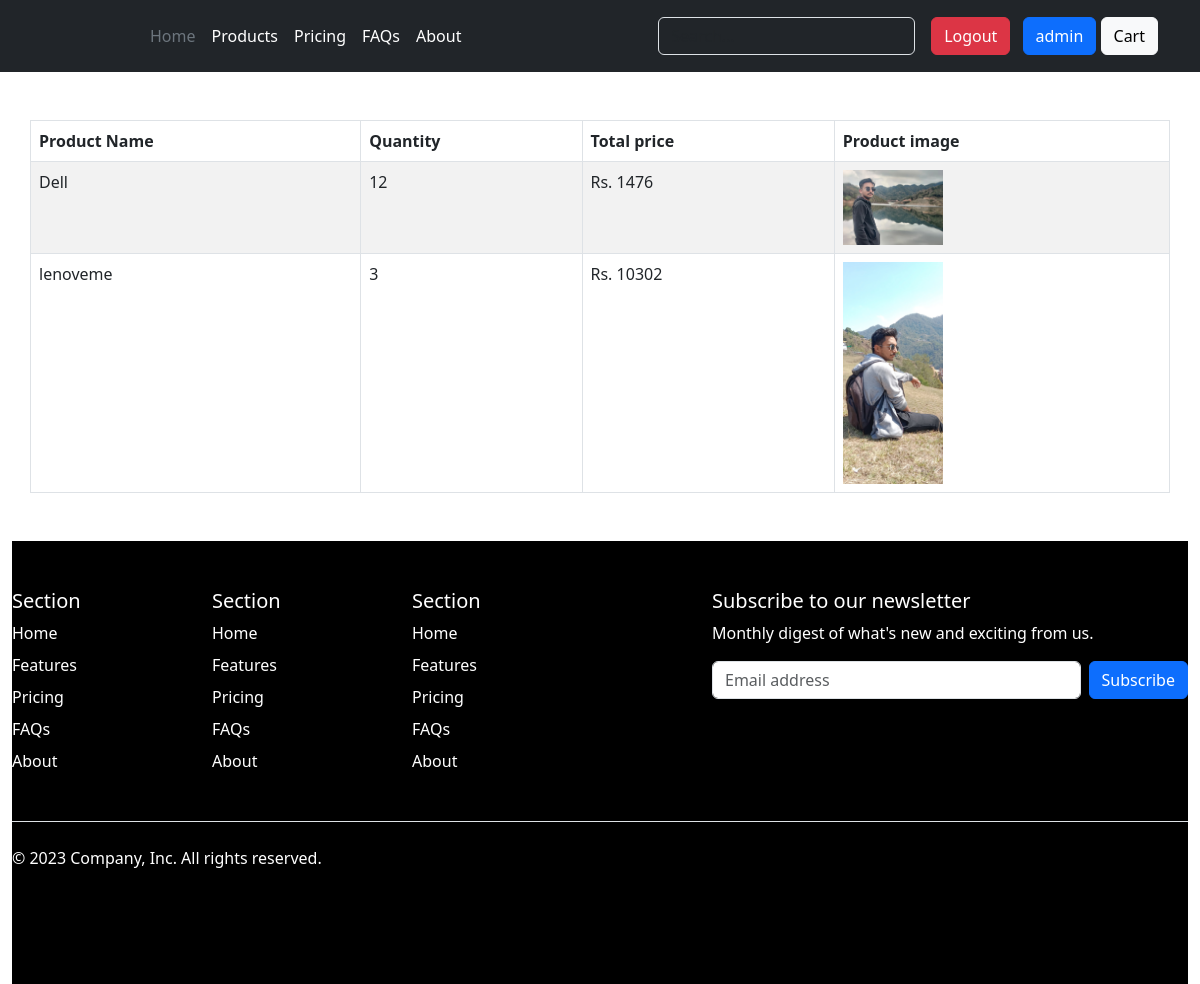
/myorder/ (signed in), run on the app's committed database.
### userpage/models.py (models this page shows)
class Order(models.Model):
    PAYMENT=(
        ('Cash on Delivery','Cash on Delivery'), #here the front one is to show the user and the later one is to store in database
        ('Esewa','Esewa'),
        ('Khalti','Khalti')
    )
    product=models.ForeignKey(Product, on_delete=models.CASCADE)
    user=models.ForeignKey(User, on_delete=models.CASCADE)
    quantity=models.IntegerField()
    total_price=models.IntegerField(null=True)
    status=models.CharField(default='Pending',max_length=200)
    payment_method=models.CharField(max_length=100,choices=PAYMENT)
    payment_status=models.BooleanField(default=False,null=True)
    phone_no=models.CharField(max_length=20,validators=[MinLengthValidator(9),MaxLengthValidator(20)])
    address=models.CharField(max_length=100)
    created_at=models.DateTimeField(auto_now_add=True)

### products/models.py (models this page shows, shortened)
class Product(models.Model):
    product_name=models.CharField(max_length=100) #charfield is for varchar
    product_price=models.FloatField()
    stock=models.IntegerField()
    product_description=models.TextField()
    product_image=models.FileField(upload_to='static/uploads',null=True)
    category=models.ForeignKey(Category,on_delete=models.CASCADE,null=True)
    created_at=models.DateTimeField(auto_now_add=True) #auto_now_add puts the date automatically on the day its created

### userpage/views.py (the view)
# urls.py: path('myorder/',my_order),
@login_required
def my_order(request):
    user=request.user
    order=Order.objects.filter(user=user)
    context={
        'items':order
    }
    return render(request,'userpage/myorder.html',context)

### userpage/templates/userpage/myorder.html (shortened to what this page needs)
{% extends 'layouts.html' %}
{% load static %}
{% block title %}
{% include 'userpage/header.html' %}
{% endblock %}
{% block main-content %}
<div class="container">
    <div class="row d-flex justify-content-center">
        <table class="table table-bordered table-striped my-5">
            <thead>
                <tr>
                    <th>Product Name</th>
                    <th>Quantity</th>
                    <th>Total price</th>
                    <th>Product image</th>
                </tr>
            </thead>
            <tbody>
                {% for item in items %}
                <tr>
                    <td>{{item.product.product_name}}</td>
                    <td>{{item.quantity}}</td>
                    <td>Rs. {{item.total_price}}</td>
                    <td><img src="/{{item.product.product_image}}" alt="" width="100"></td>
                </tr>
                {% endfor %}
            </tbody>
        </table>
    </div>
</div>
{% include 'userpage/footer.html' %}
{% endblock %}

### userpage/templates/userpage/header.html (shortened to what this page needs)
<header class="p-3 text-bg-dark">
    <div class="container">
      <div class="d-flex flex-wrap align-items-center justify-content-center justify-content-lg-start">
        <ul class="nav col-12 col-lg-auto me-lg-auto mb-2 justify-content-center mb-md-0">
          <li><a href="/" class="nav-link px-2 text-secondary">Home</a></li>
          <li><a href="/products" class="nav-link px-2 text-white">Products</a></li>
          <li><a href="#" class="nav-link px-2 text-white">Pricing</a></li>
          <li><a href="#" class="nav-link px-2 text-white">FAQs</a></li>
          <li><a href="#" class="nav-link px-2 text-white">About</a></li>
        </ul>
        <form class="col-12 col-lg-auto mb-3 mb-lg-0 me-lg-3" role="search">
          <input type="search" class="form-control form-control-dark text-bg-dark" placeholder="Search..." aria-label="Search">
        </form>
        <div class="text-end">
          {% if user.is_authenticated %}
          <a href="/logout" class="btn btn-danger me-2">Logout</a>
          <a href="#" class="btn btn-primary">{{user.username}}</a>
          {% else %}
          <a href="/login" class="btn btn-outline-light me-2">Login</a>
          <a href="/register" class="btn btn-warning">Sign-up</a>
          {% endif %}
          <a href="/cart" class="btn btn-light">Cart</a>
        </div>
      </div>
    </div>
  </header>

### data on the page
Order: product.product_name "Dell", quantity "12", total_price "1476", product.product_image (picture)
Order: product.product_name "lenoveme", quantity "3", total_price "10302", product.product_image (picture)

### other printed values
{{ user.username }} "admin"
